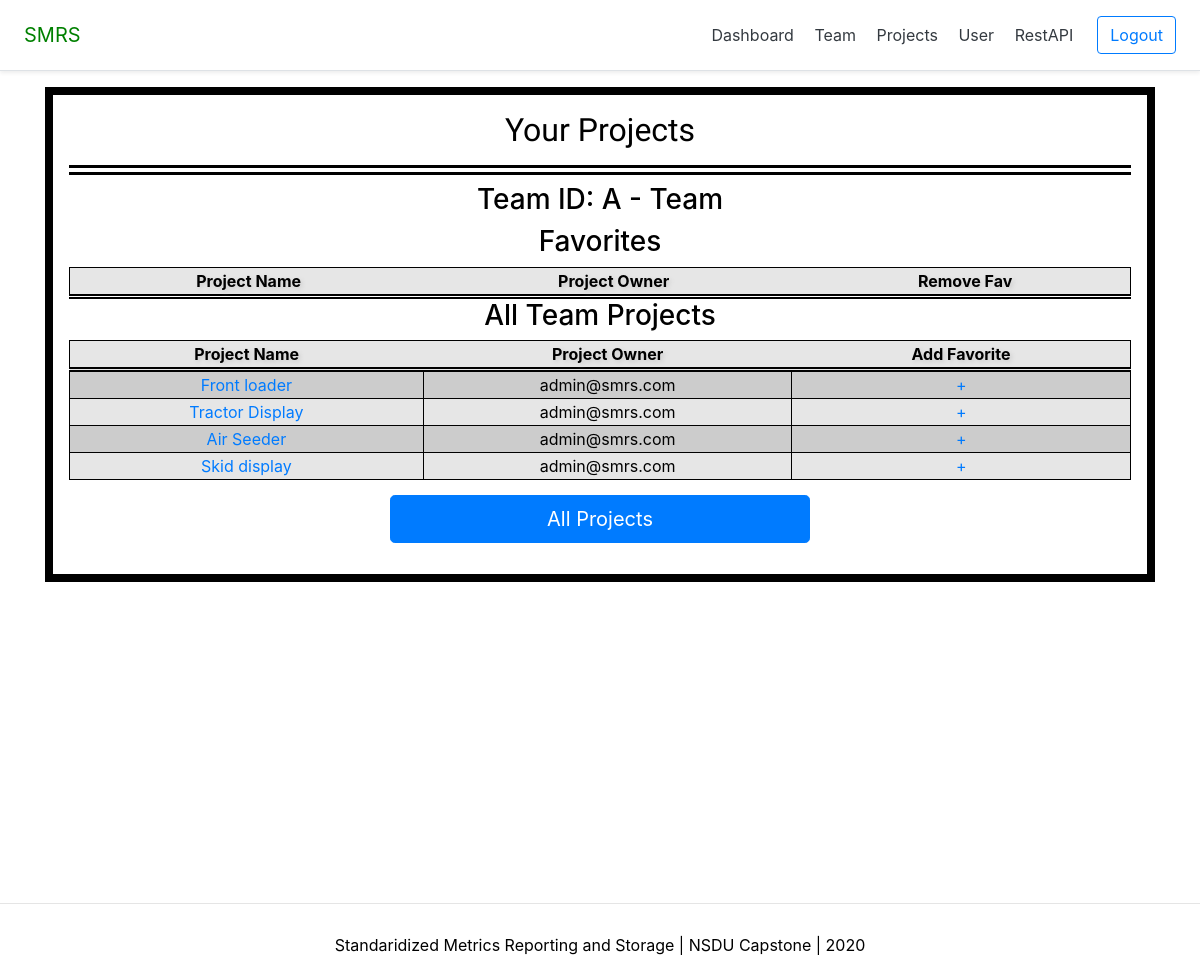
The page /dashboard/projects/ (signed in) on the database its author committed.
### account/models.py (models this page shows, shortened)
class Team (models.Model):
    name                     = models.CharField(max_length=25, unique=True )
    teamData                 = models.TextField(null=True, blank=True)

class Account(AbstractBaseUser):
    email = models.EmailField(
        verbose_name='email address',
        max_length=255,
        unique=True,
    )
    name                = models.TextField()
    racf                = models.CharField(max_length=30, unique=True)
    darkColorScheme     = models.CharField(choices=Theme, default="Light", max_length=10)
    teamid              = models.ForeignKey(Team, blank = True, null = True, on_delete=models.CASCADE)
    date_joined         = models.DateTimeField(auto_now_add=True, editable=False)
    last_login          = models.DateTimeField(auto_now=True)
    is_active           = models.BooleanField(default=True)
    is_staff            = models.BooleanField(default=False) # admin user, non super-user
    is_admin            = models.BooleanField(default=False) # admin
    is_superuser        = models.BooleanField(default=False) # superuser
    USERNAME_FIELD = 'email'
    REQUIRED_FIELDS = ['name','racf'] # username (email) and password are required by default.
    objects = MyAccountManager()
    def __str__(self):
        return self.email

### restAPI/models.py (models this page shows, shortened)
class Project (models.Model):
    name                    = models.CharField(max_length=25)
    productOwner            = models.ForeignKey(model.Account, null = True, blank = True, on_delete=models.CASCADE)
    teamID                  = models.ForeignKey(model.Team, on_delete=models.CASCADE)
    projectNumber           = models.IntegerField()

### dashboard/views.py (the view)
# urls.py: path('projects/', project_view, name='project_team'),
def project_view(request):
    context= {}
    user = request.user
    if user.is_authenticated:
        value = request.COOKIES.get('FavoriteProjects')
        if value != None: ## Browser never on the page before
            favs = set(value.split(","))
            blankspace  = ",".join(favs)
            if blankspace != "": ## if empty don't make a request to DB
                favoriteProjects = Project.objects.filter(pk__in = favs ).all()
                context["FavProjects"]= favoriteProjects
        team= Team.objects.filter(pk=user.teamid.pk).first()
        projects = Project.objects.filter(teamID=team)
        context["projects"]=projects
        context["team"]=team.name
    return render(request, "dashboard/projects.html", context)

### dashboard/templates/dashboard/projects.html (shortened to what this page needs)
{% extends 'base.html' %}
{% load static %}
{% block content %}
<head>
<link rel="stylesheet" href="{% static 'css/projects.css' %}">
</head>
<body>
<div class="container">
  <div id="primaryContent">
    <h2 id="title">Your Projects</h2>
    <h3>Team ID: {{team}}</h3>
    <h3>Favorites</h3>
    <table>
      <tr>
        <th>Project Name</th>
        <th>Project Owner</th>
        <th>Remove Fav</th>
      </tr>
    </table>
    <h3>All Team Projects</h3>
    <table>
      <tr>
        <th>Project Name</th>
        <th>Project Owner</th>
        <th>Add Favorite</th>
      </tr>
      {% for project in projects %}
      <tr>
        <td ><a href="{% url 'dashboard:detail' project.pk %}">{{project.name}}</a></td>
        <td>{{project.productOwner}}</td>
        <td><a href="{% url 'dashboard:addfav' project.pk %}">+</a></td>
      </tr>
      {% endfor %}
    </table>
    <div class= "form-signin">
      <a class="btn btn-lg btn-primary btn-block" href="{% url 'dashboard:project_all' %}"> All Projects</a>
    </div>
  </div>
</div>
</body>
{% endblock content %}

### dashboard/static/css/master.css (style rules this page uses)
#primaryContent { border: .5em solid black; padding: 1em; }
#title { text-align: center; font-size: 2em; border-bottom: 10px double black; padding-bottom: .5em; }
table { border: 1px solid black; width: 100%; }
th { border-bottom: 5px double black; padding-right: 1em; padding-left: 1em; color:white; text-shadow: 2px 2px 4px #000000; }
td { border-right:solid black 1px; border-bottom:solid black 1px; }

### dashboard/static/css/lightMode.css (style rules this page uses)
body { background: white; color:black; }
tr:nth-child(odd) { background-color: #e6e6e6 ; }
tr:nth-child(even) { background-color: #cccccc ; }
th { color:black; text-shadow: 2px 2px 4px #cccccc; }
a { color:000066; }

### dashboard/static/css/projects.css (style rules this page uses)
body { text-align: center; }
h2, #subTitle { font-family: 'Fjalla One', sans-serif; }

### account/templates/snippets/formCss.html (style rules this page uses)
.form-signin { width: 100%; max-width: 450px; padding: 15px; margin: auto; }

### rows shown on the page
Team: name "A - Team"
Project: name "Front loader", productOwner "admin@smrs.com"
Project: name "Tractor Display", productOwner "admin@smrs.com"
Project: name "Air Seeder", productOwner "admin@smrs.com"
Project: name "Skid display", productOwner "admin@smrs.com"
